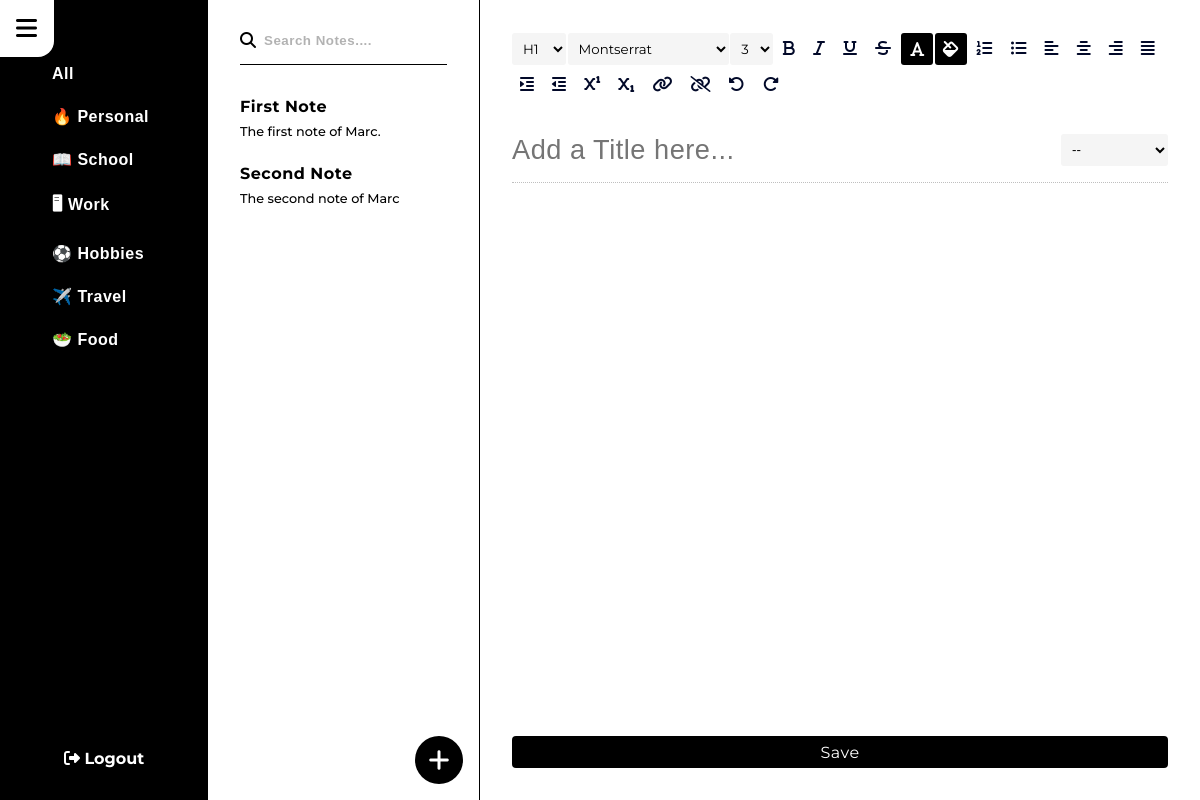
/editor/ (signed in), run on the app's committed database.
### notes_app/models.py (models this page shows)
class Folder(models.Model):
    title = models.CharField(max_length=255)

class Document(models.Model):
    title = models.CharField(max_length=255)
    content = models.TextField(blank=True, null=True)
    user = models.ForeignKey(User, on_delete=models.CASCADE)
    folder = models.ForeignKey(Folder, on_delete=models.CASCADE, null=True)
    class Meta:
        ordering = ('title','content')

### notes_app/views.py (the view, shortened to what this page needs)
# urls.py: path('editor/', views.editor, name='editor'),
def editor(request):
    if request.user.is_authenticated:
        docid = int(request.GET.get('docid', 0))
        documents = Document.objects.all().filter(user=request.user)
        folders = Folder.objects.all()
        if request.method == 'GET':
            name = request.GET.get('button')
            if name is not None:
                folder = Folder.objects.get(title=name)
                documents = Document.objects.filter(folder=folder, user=request.user)
        if request.method == 'GET':
            name = request.GET.get('recherche')
            if name is not None:
                documents = Document.objects.filter(title=name, user=request.user)
        if docid > 0:
            document = Document.objects.get(pk=docid)
            folder = document.folder
        else:
            document = ''
            folder = None
        context = {
            'docid': docid,
            'documents': documents,
            'document': document,
            'folders': folders,
            'folder': folder,
        }
        return render(request, 'editor.html', context)
    else:
        return redirect('/login')

### notes_app/templates/editor.html (shortened to what this page needs)
<!DOCTYPE html>
<html lang="en">
  <head>
    {% load static %}
    <link rel="stylesheet" href="{% static 'main.css' %}" />
    <link
      rel="stylesheet"
      href="https://cdnjs.cloudflare.com/ajax/libs/font-awesome/6.3.0/css/all.min.css"
    />
  </head>
  <body>
    {% if request.user.is_authenticated %}
    <div class="container">
      <nav>
        <button id="hamburger" class="hamburger"><i class="fa-solid fa-bars"></i></button>
        <form>
          <div id="folders" class="folders">
            <div class="folder">
              <button>All</button>
            </div>
            {% for fold in folders %}
            <div class="folder">
              <button name="button" value="{{ fold.title }}">{{ fold.title }}</button>
            </div>
            {% endfor %}
            <div class="logout">
              <a href="{% url 'logout' %}"><i class="fa-solid fa-right-from-bracket"></i> Logout</a>
            </div>
          </div>
        </form>
        <div id="files"  class="files">
          <form>
            <i class="fa-solid fa-magnifying-glass"></i>
            <input id="search" type="search" name="recherche" placeholder="Search Notes...." />
          </form>
          {% for doc in documents %}
          <div class="file">
            <a href="{% url 'editor' %}?docid={{ doc.id }}">
              <h2>{{ doc.title }}</h2>
              {% autoescape off %}
              <div class="resume">{{ doc.content }}</div>
              {% endautoescape %}
            </a>
          </div>
          {% endfor %}
          <a class="addMore" href="{% url 'editor' %}?docid=0"
            ><i class="fa-solid fa-plus"></i
          ></a>
        </div>
      </nav>
      <main id="main">
        <header>
          <div class="options">
            <select id="formatBlock"  class="adv-option-button">
              <option value="H1">H1</option>
            </select>
            <select id="fontName"  class="adv-option-button"></select>
            <select id="fontSize"  class="adv-option-button"></select>
            <button id="bold" class="option-button format">
              <i class="fa-solid fa-bold"></i>
            </button>
            <button id="italic" class="option-button format">
              <i class="fa-solid fa-italic"></i>
            </button>
            <button id="underline" class="option-button format">
              <i class="fa-solid fa-underline"></i>
            </button>
            <button id="strikethrough" class="option-button format">
              <i class="fa-solid fa-strikethrough"></i>
            </button>
            <div class="input-wrapper">
              <input type="color" id="foreColor"  class="adv-option-button"/>
              <i class="fa-solid fa-font"></i>
            </div>
            <div class="input-wrapper">
              <input type="color" id="backColor"  class="adv-option-button"/>
              <i class="fa-solid fa-fill"></i>
            </div>
            <button id="insertOrderedList" class="option-button">
              <i class="fa-solid fa-list-ol"></i>
            </button>
            <button id="insertUnorderedList" class="option-button">
              <i class="fa-solid fa-list-ul"></i>
            </button>
            <button id="justifyLeft" class="option-button align">
              <i class="fa-solid fa-align-left"></i>
            </button>
            <button id="justifyCenter" class="option-button align">
              <i class="fa-solid fa-align-center"></i>
            </button>
            <button id="justifyRight" class="option-button align">
              <i class="fa-solid fa-align-right"></i>
            </button>
            <button id="justifyFull" class="option-button align">
              <i class="fa-solid fa-align-justify"></i>
            </button>
            <button id="indent" class="option-button spacing">
              <i class="fa-solid fa-indent"></i>
            </button>
            <button id="outdent" class="option-button spacing">
              <i class="fa-solid fa-outdent"></i>
            </button>
            <button id="superscript" class="option-button script">
              <i class="fa-solid fa-superscript"></i>
            </button>
            <button id="subscript" class="option-button script">
              <i class="fa-solid fa-subscript"></i>
            </button>
            <button id="createLink"  class="adv-option-button">
              <i class="fa fa-link"></i>
            </button>
            <button id="unlink" class="option-button">
              <i class="fa fa-unlink"></i>
            </button>
            <button id="undo" class="option-button">
              <i class="fa-solid fa-rotate-left"></i>
            </button>
            <button id="redo" class="option-button">
              <i class="fa-solid fa-rotate-right"></i>
            </button>
          </div>
        </header>
        <div class="page">
          <form method="post" id="note-form" action="{% url 'editor' %}">
            <div class="title-folder">
              <input
              type="text"
              name="title"
              placeholder="Add a Title here..."
              />
              <select name="folder">
                <option value="0">--</option>
              </select>
            </div>
            {% autoescape off %}
            <div id="text-input" contenteditable="true">
            </div>
            {% endautoescape %}
            <div class="save-delete">
              <button type="submit">Save</button>
            </div>
          </form>
        </div>
      </main>
    </div>
    {% endif %}
  </body>
</html>

### notes_app/static/main.css (style rules this page uses)
:root { --bgColor: #fff; --bgColor2: #000; --color: #000; --color2: #fff; }
* { padding: 0; margin: 0; text-decoration: none; box-sizing: border-box; }
body { background-color: var(--bgColor); color: var(--color); font-family: 'Montserrat', sans-serif; }
button { appearance: none; border: none; cursor: pointer; font-size: 1rem; }
button, span, p, h1, h2, input { letter-spacing: .5px; }
input, textarea { border: none; background: none; }
input:focus, textarea:focus, [contenteditable] { outline: none; }
.container { display: flex; height: 100vh; overflow: hidden; background-color: var(--bgColor); max-width: 1920px; }
.hamburger { position: absolute; background-color: var(--bgColor2); aspect-ratio: 1/1; padding: 1rem; border-radius: 0; border-bottom-right-radius: 1rem; z-index: 2; }
.hamburger i { color: var(--color2); font-size: 1.5rem; }
nav { display: flex; }
.folders { position: relative; height: 100%; width: 13rem; padding-top: 4rem; padding-inline: 2rem; background-color: var(--bgColor2); display: flex; flex-direction: column; gap: 1.5rem; transition: 100ms ease-in-out; }
.folders > * { z-index: 1; }
.folders::before { content: ""; position: absolute; inset: 0; background-image: url(./assets/background.gif); opacity: 0.5; }
.logout { display: flex; align-items: flex-end; justify-content: center; height: 100%; padding-bottom: 2rem; }
.logout * { color: var(--color2); font-weight: 700; }
.folder button { padding-inline: calc(1rem + 4px); background: none; color: var(--color2); white-space: nowrap; font-weight: 700; width: 100%; text-align: left; }
.files { height: 100%; width: 17rem; position: relative; background-color: var(--bgColor); display: flex; flex-direction: column; gap: .5rem; border-right: 1px solid var(--bgColor2); transition: 100ms ease-in-out; }
.files form { margin: 2rem 2rem 1rem 2rem; padding-bottom: 1rem; border-bottom: 1px solid var(--bgColor2); display: flex; gap: .5rem; }
.files form input { border: none; background: none; font-weight: 700; width: 100%; }
.files form input::placeholder { color: hsl(0, 0%, 0%, .3); }
.file a { display: block; width: 100%; background: var(--bgColor); color: var(--color); font-weight: 700; padding: .5rem 2rem; }
.file h2 { font-size: 1rem; font-weight: 700; white-space: nowrap; text-overflow: ellipsis; overflow: hidden; text-align: left; padding-bottom: .5rem; }
.file .resume { height: 1rem; overflow: hidden; font-size: .8rem; font-weight: 500; white-space: nowrap; text-overflow: ellipsis; overflow: hidden; text-align: left; }
.files .addMore { position: absolute; bottom: 1rem; right: 1rem; width: 3rem; height: 3rem; border-radius: 9999rem; background-color: var(--bgColor2); color: var(--color2); font-size: 1.5rem; display: flex; justify-content: center; align-items: center; }
main { padding: 2rem; height: 100%; width: 100%; display: flex; flex-direction: column; display: flex; flex-direction: column; }
header { width: 100%; }
.title-folder { display: flex; justify-content: space-between; padding-bottom: 1rem; border-bottom: rgba(0, 0, 0, 0.25) 1px dotted; }
.save-delete { display: flex; gap: 1rem; }
.save-delete > * { flex: 1; height: 2rem; color: var(--color); font-family: 'Montserrat'; display: flex; align-items: center; justify-content: center; border-radius: .25rem; }
.save-delete :nth-child(1) { background-color: var(--bgColor2); color: var(--color2); }
.page { height: 100%; width: 100%; overflow: auto; padding-block: 1rem 0; }
.page form { height: 100%; display: flex; flex-direction: column; }
.page input[name='title'] { font-size: 1.7rem; flex: 1; }
.options { display: flex; flex-wrap: wrap; align-items: center; gap: .1rem; padding-bottom: 1rem; }
button { border-radius: 3px; border: none; background-color: white; outline: none; color: #020929; }
.options button { padding: .5rem; }
select { padding: 7px; width: fit-content; background-color: #f5f5f5; border:none; border-radius: 3px; }
.options label, .options select { font-family: "Montserrat", sans-serif; }
.input-wrapper { display: flex; position: relative; align-items: center; gap: 8px; }
.input-wrapper :nth-child(2) { position: absolute; top: 50%; left: 50%; transform: translate(-50%, -50%); color: var(--color2); pointer-events: none; text-shadow: rgba(0, 0, 0, 0.5) 0 0 10px; }
input[type="color"] { -webkit-appearance: none; border: none; width: 32px; height: 32px; }
#text-input { height: 100%; padding-top: 2rem; padding-bottom: 5rem; overflow: auto; min-height: 20rem; margin-top: 10px; }

### data on the page
Folder: title "🔥 Personal"
Folder: title "📖 School"
Folder: title "🖥 Work"
Folder: title "⚽️ Hobbies"
Folder: title "✈️ Travel"
Folder: title "🥗 Food"
Document: title "First Note", content "The first note of Marc."
Document: title "Second Note", content "The second note of Marc"
